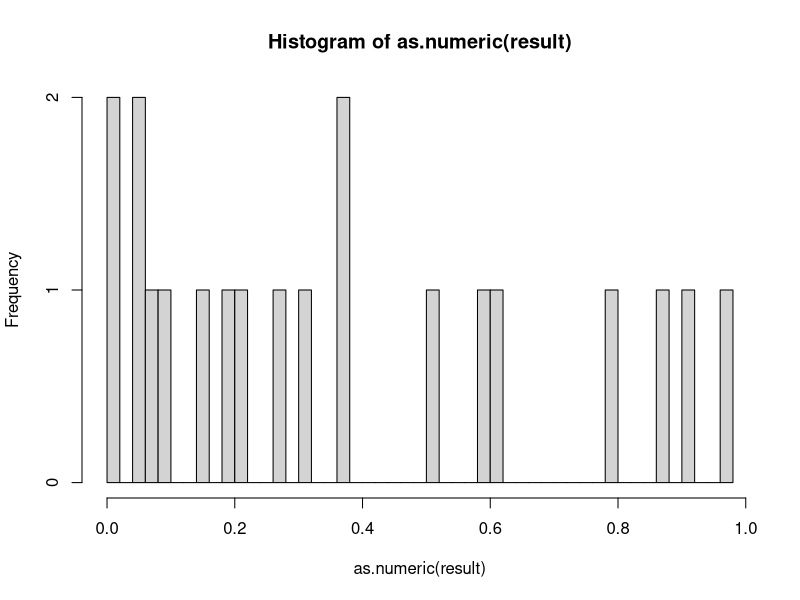
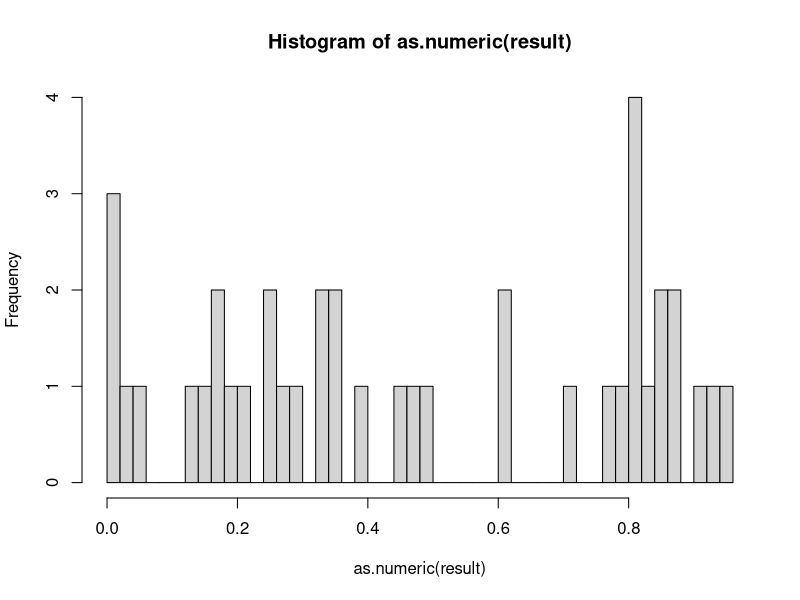
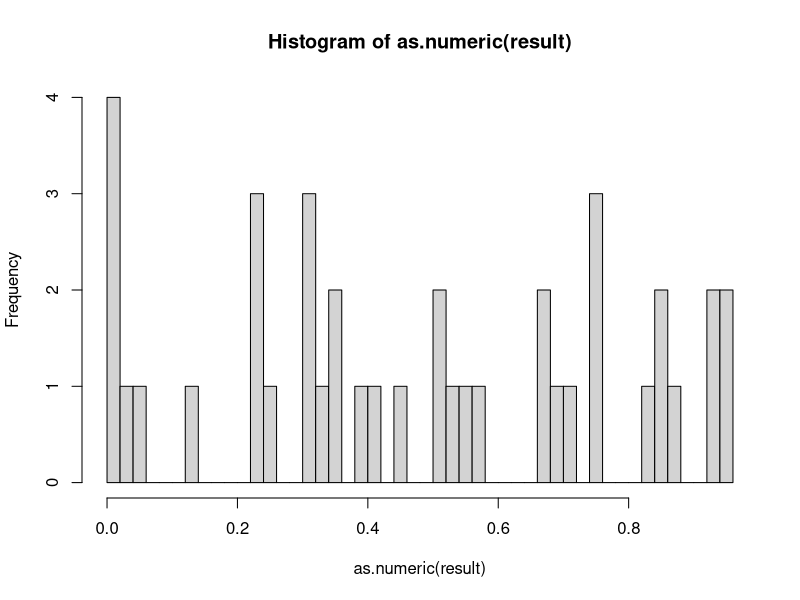
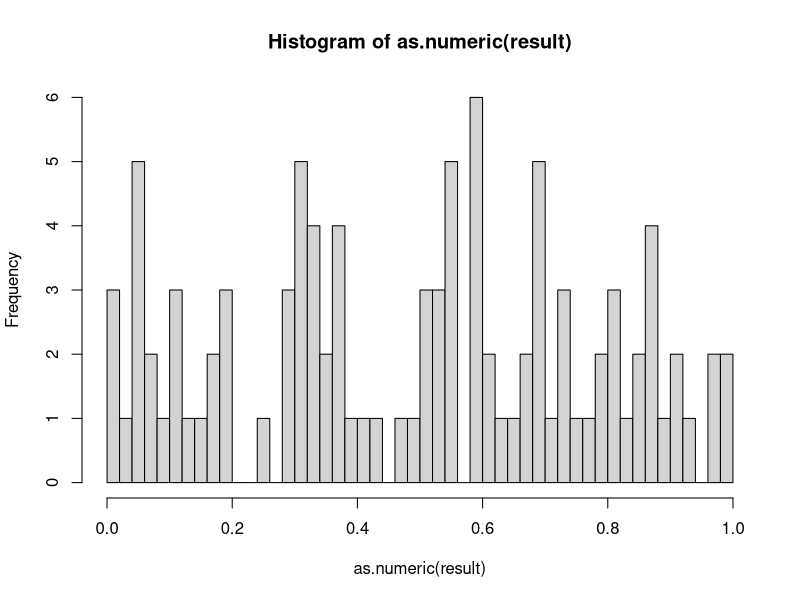
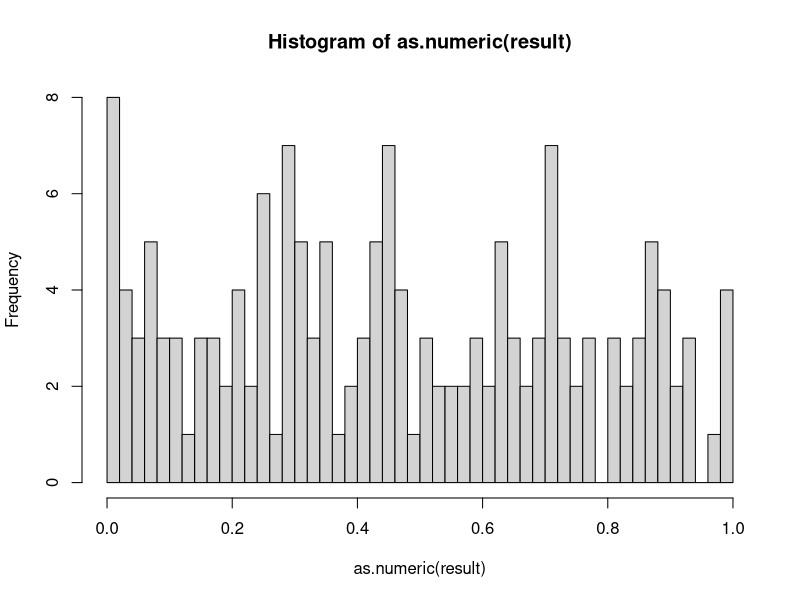
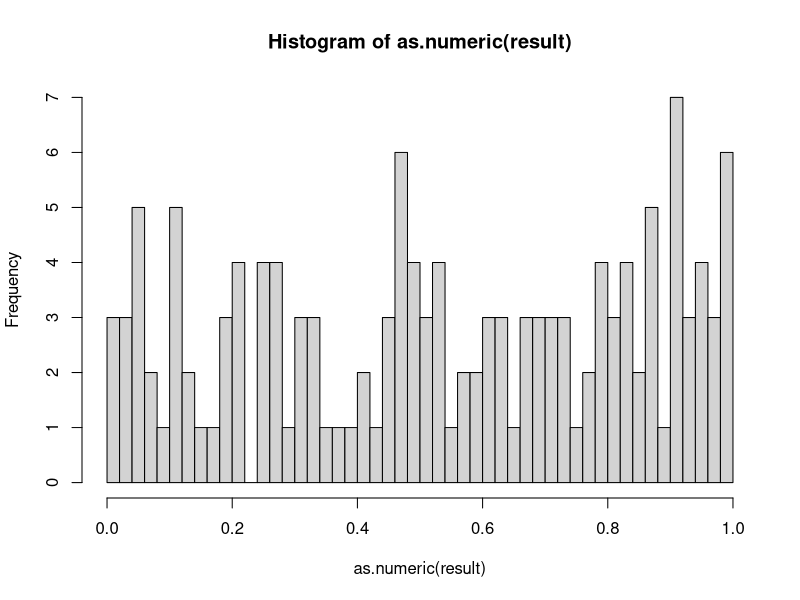
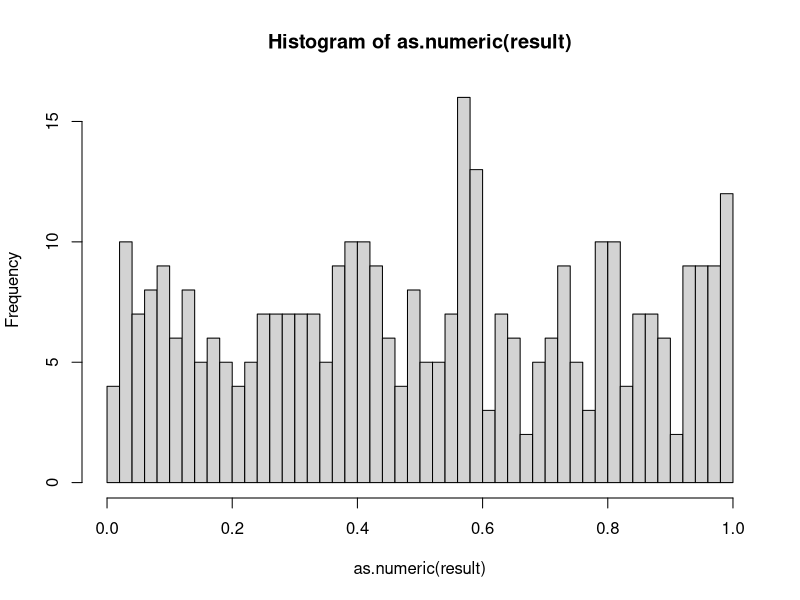
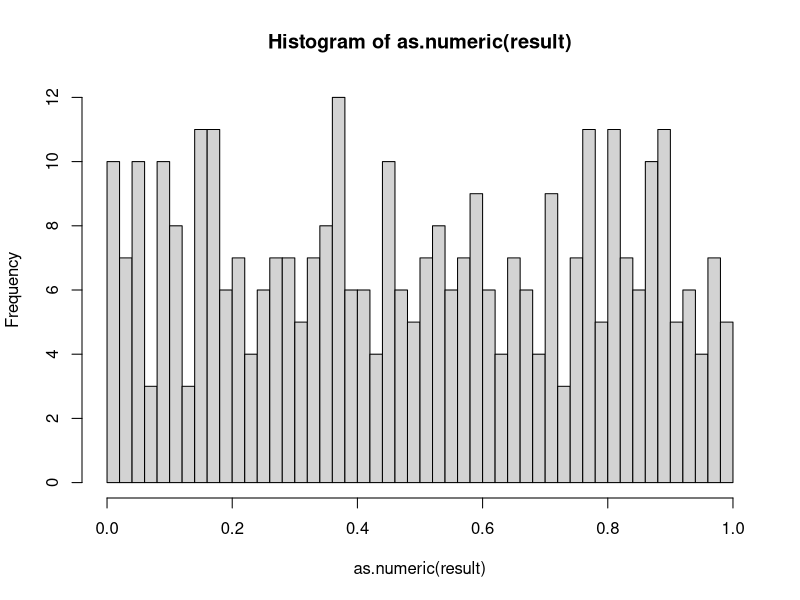

The R source for these figures, in order:
generate_data = function(n, p){
  # browser()
  covariates = matrix(nrow = n, ncol = p)
  for(i in 1:n){
    trial = rnorm(n = p)
    covariates[i, ] = trial
  }
  responses = rnorm(n = n)
  return(list(covariates = covariates,
              responses = responses)
  )
}

model_select = function(covariates, responses, cutoff){
  # browser()
  model.lm = lm(responses ~ covariates)
  # exclude intercept
  valid.coefs = which(as.numeric(summary(model.lm)[["coefficients"]][-1, "Pr(>|t|)"]) <= cutoff)
  if(length(valid.coefs) == 0){return (c())}
  new_model.lm = lm(responses ~ covariates[, valid.coefs])
  return(as.numeric(summary(model.lm)[["coefficients"]][-1, "Pr(>|t|)"]))
}

run_simulation = function(n_trials = 10, n, p, cutoff){
  # browser()
  result = c()
  for(i in 1:n_trials){
    data = generate_data(n = n, p = p)
    result = cbind(result, 
                   model_select(covariates = data[[1]], responses = data[[2]], cutoff = cutoff))
  }
  hist(as.numeric(result), breaks = 50)
}

run_simulation(n = 100, p = 10, cutoff = 0.05)
run_simulation(n = 1000, p = 10, cutoff = 0.05)
run_simulation(n = 10000, p = 10, cutoff = 0.05)
run_simulation(n = 100, p = 20, cutoff = 0.05)
run_simulation(n = 1000, p = 20, cutoff = 0.05)
run_simulation(n = 10000, p = 20, cutoff = 0.05)
run_simulation(n = 100, p = 50, cutoff = 0.05)
run_simulation(n = 1000, p = 50, cutoff = 0.05)
run_simulation(n = 10000, p = 50, cutoff = 0.05)
